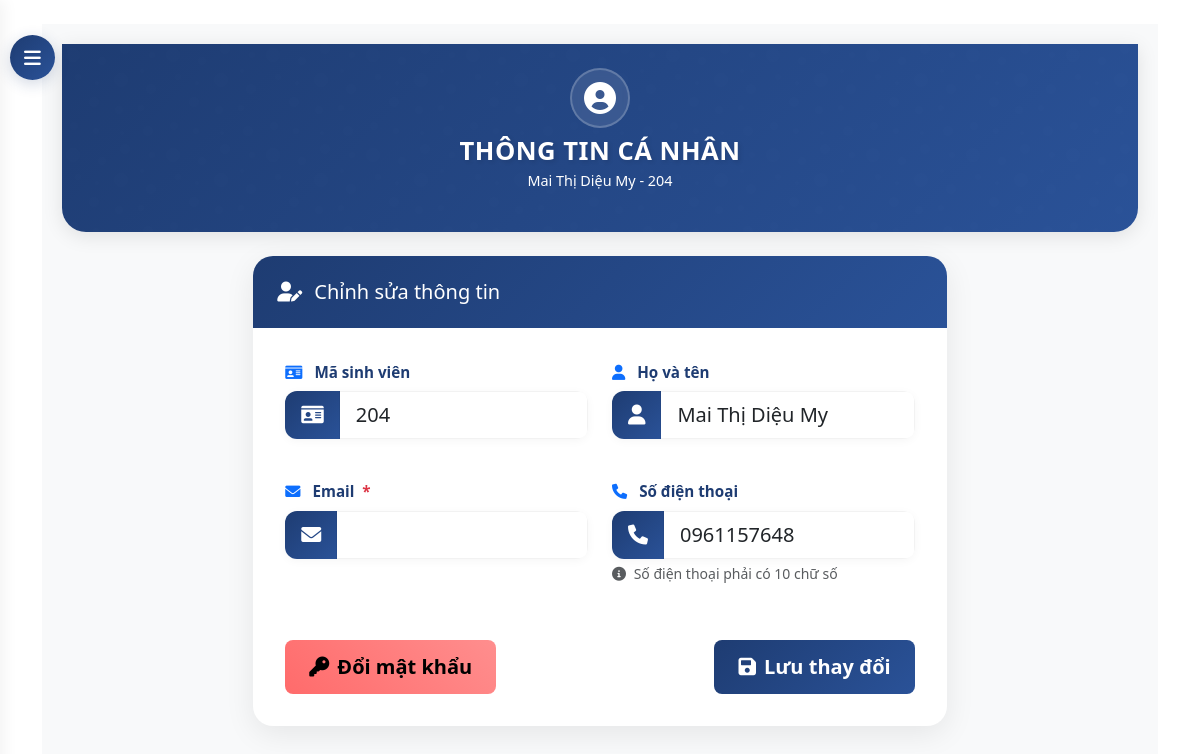
/student/profile/ (signed in), run on the app's committed database.
### core/models.py (models this page shows, shortened)
class Student(models.Model):
    student_id = models.CharField(max_length=20, unique=True)
    name = models.CharField(max_length=100)
    classroom = models.ForeignKey(ClassRoom, on_delete=models.CASCADE, null=True, blank=True)
    phone = models.CharField(max_length=15, blank=True, null=True)
    user = models.OneToOneField(User, on_delete=models.SET_NULL, null=True, blank=True)

### core/views.py (the view, shortened to what this page needs)
# urls.py: path('student/profile/', views.student_profile, name='student_profile'),
@login_required
def student_profile(request):
    if not hasattr(request.user, 'student'):
        raise PermissionDenied
    student = request.user.student
    form_errors = {}
    return render(request, 'core/student/profile.html', {
        'student': student,
        'form_errors': form_errors
    })

### templates/core/student/profile.html (shortened to what this page needs)
{% extends 'base.html' %}
{% block content %}
<button id="sidebarCollapse">
    <i class="fas fa-bars"></i>
</button>
<div id="content">
    <div class="hero-section">
        <div class="container">
            <div class="row justify-content-center text-center">
                <div class="col-md-8">
                    <div class="hero-icon">
                        <i class="fas fa-user-circle"></i>
                    </div>
                    <h1 class="hero-title">THÔNG TIN CÁ NHÂN</h1>
                    <p class="hero-subtitle">{{ student.name }} - {{ student.student_id }}</p>
                </div>
            </div>
        </div>
    </div>
    <div class="container">
        <div class="row justify-content-center">
            <div class="col-12 col-lg-8">
                <div class="profile-card">
                    <div class="card-header">
                        <h5 class="header-title">
                            <i class="fas fa-user-edit"></i>
                            Chỉnh sửa thông tin
                        </h5>
                    </div>
                    <div class="card-body">
                        <form method="post">
                            <div class="row">
                                <div class="col-md-6 mb-3">
                                    <div class="form-group">
                                        <label class="form-label fw-semibold">
                                            <i class="fas fa-id-card text-primary me-2"></i>
                                            <span>Mã sinh viên</span>
                                        </label>
                                        <div class="input-group input-group-lg">
                                            <span class="input-group-text bg-light border-0">
                                                <i class="fas fa-id-card"></i>
                                            </span>
                                            <input type="text" class="form-control" value="{{ student.student_id }}" readonly>
                                        </div>
                                    </div>
                                </div>
                                <div class="col-md-6 mb-3">
                                    <div class="form-group">
                                        <label class="form-label fw-semibold">
                                            <i class="fas fa-user text-primary me-2"></i>
                                            <span>Họ và tên</span>
                                        </label>
                                        <div class="input-group input-group-lg">
                                            <span class="input-group-text bg-light border-0">
                                                <i class="fas fa-user"></i>
                                            </span>
                                            <input type="text" class="form-control" value="{{ student.name }}" readonly>
                                        </div>
                                    </div>
                                </div>
                                <div class="col-md-6 mb-3">
                                    <div class="form-group">
                                        <label class="form-label fw-semibold">
                                            <i class="fas fa-envelope text-primary me-2"></i>
                                            <span>Email</span>
                                            <span class="text-danger ms-1">*</span>
                                        </label>
                                        <div class="input-group input-group-lg">
                                            <span class="input-group-text bg-light border-0">
                                                <i class="fas fa-envelope"></i>
                                            </span>
                                            <input type="email" class="form-control {% if form_errors.email %}is-invalid{% endif %}"
                                                   name="email" value="{{ student.email }}" required>
                                        </div>
                                    </div>
                                </div>
                                <div class="col-md-6 mb-3">
                                    <div class="form-group">
                                        <label class="form-label fw-semibold">
                                            <i class="fas fa-phone text-primary me-2"></i>
                                            <span>Số điện thoại</span>
                                        </label>
                                        <div class="input-group input-group-lg">
                                            <span class="input-group-text bg-light border-0">
                                                <i class="fas fa-phone"></i>
                                            </span>
                                            <input type="tel" class="form-control {% if form_errors.phone %}is-invalid{% endif %}"
                                                   name="phone" value="{{ student.phone }}" pattern="[0-9]{10}">
                                        </div>
                                        <div class="form-text">
                                            <i class="fas fa-info-circle me-1"></i>
                                            Số điện thoại phải có 10 chữ số
                                        </div>
                                    </div>
                                </div>
                            </div>
                            <div class="d-flex justify-content-between pt-3">
                                <a href="{% url 'student_change_password' %}" class="btn btn-warning btn-lg px-4">
                                    <i class="fas fa-key me-2"></i>Đổi mật khẩu
                                </a>
                                <button type="submit" class="btn btn-primary btn-lg px-4">
                                    <i class="fas fa-save me-2"></i>Lưu thay đổi
                                </button>
                            </div>
                        </form>
                    </div>
                </div>
            </div>
        </div>
    </div>
</div>
{% endblock %}

### templates/base.html (style rules this page uses)
:root { --navbar-bg: #0d47a1; --navbar-hover: rgba(255, 255, 255, 0.1); }

### templates/core/student/profile.html (style rules this page uses)
:root { --primary-gradient: linear-gradient(135deg, #1e3c72 0%, #2a5298 100%); --secondary-gradient: linear-gradient(135deg, #2193b0 0%, #6dd5ed 100%); --accent-gradient: linear-gradient(45deg, #ff6b6b, #ff8e8e); --success-gradient: linear-gradient(45deg, #2ecc71, #27ae60); --primary-color: #1e3c72; --text-light: rgba(255, 255, 255, 0.8); }
.hero-section { background: var(--primary-gradient); color: white; padding: 1.5rem 0; margin-bottom: 1.5rem; border-radius: 0 0 1.5rem 1.5rem; box-shadow: 0 4px 20px rgba(0,0,0,0.1); position: relative; overflow: hidden; }
.hero-section::before { content: ''; position: absolute; top: 0; left: 0; right: 0; bottom: 0; opacity: 0.1; animation: slide 20s linear infinite; }
.hero-icon { font-size: 2rem; margin-bottom: 0.5rem; animation: float 3s ease-in-out infinite; background: rgba(255, 255, 255, 0.1); width: 60px; height: 60px; display: flex; align-items: center; justify-content: center; border-radius: 50%; margin: 0 auto 0.5rem; backdrop-filter: blur(5px); border: 2px solid rgba(255, 255, 255, 0.2); }
.hero-title { font-size: 1.6rem; font-weight: 700; margin-bottom: 0.2rem; text-shadow: 2px 2px 4px rgba(0,0,0,0.1); animation: fadeInUp 1s ease-out; letter-spacing: 0.5px; }
.hero-subtitle { font-size: 0.9rem; opacity: 0; animation: fadeInUp 1s ease-out forwards; animation-delay: 0.3s; font-weight: 300; }
.profile-card { background: white; border-radius: 20px; box-shadow: 0 8px 30px rgba(0,0,0,0.08); transition: all 0.3s ease; overflow: hidden; margin-bottom: 2rem; }
.profile-card .card-header { background: var(--primary-gradient); padding: 1.5rem; border: none; }
.profile-card .header-title { color: white; font-size: 1.25rem; margin: 0; display: flex; align-items: center; gap: 0.75rem; }
.profile-card .card-body { padding: 2rem; }
.form-group { margin-bottom: 1.5rem; }
.form-label { font-size: 0.95rem; margin-bottom: 0.5rem; color: var(--primary-color); }
.input-group-lg { box-shadow: 0 2px 10px rgba(0,0,0,0.04); border-radius: 12px; overflow: hidden; }
.input-group-text { background: var(--primary-gradient); border: none; color: white; padding: 0.75rem 1.25rem; }
.form-control { border: 1px solid rgba(0,0,0,0.05); padding: 0.75rem 1rem; font-size: 1rem; transition: all 0.3s ease; }
.btn-primary { background: var(--primary-gradient); border: none; padding: 0.75rem 2rem; font-weight: 600; transition: all 0.3s ease; }
.btn-warning { background: var(--accent-gradient); border: none; padding: 0.75rem 2rem; font-weight: 600; transition: all 0.3s ease; }
#sidebarCollapse { position: fixed; top: 35px; left: 10px; z-index: 999; border: none; background: var(--primary-gradient); color: white; padding: 12px 15px; border-radius: 50%; cursor: pointer; transition: all 0.3s; box-shadow: 0 4px 15px rgba(30, 60, 114, 0.2); width: 45px; height: 45px; display: flex; align-items: center; justify-content: center; }
#sidebarCollapse i { font-size: 1.2rem; transition: transform 0.3s ease; }
#content { transition: all 0.3s cubic-bezier(0.4, 0, 0.2, 1); margin-left: 0; padding: 20px; background: #f8f9fa; min-height: 100vh; }

### data on the page
Student: name "Mai Thị Diệu My", student_id "204", phone "0961157648"
